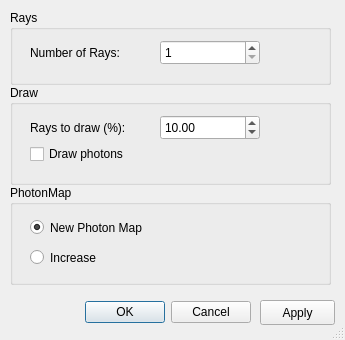
<ui version="4.0" >
 <class>RayTraceDialog</class>
 <widget class="QDialog" name="RayTraceDialog" >
  <property name="geometry" >
   <rect>
    <x>0</x>
    <y>0</y>
    <width>345</width>
    <height>340</height>
   </rect>
  </property>
  <property name="windowTitle" >
   <string>Options</string>
  </property>
  <property name="sizeGripEnabled" >
   <bool>true</bool>
  </property>
  <widget class="QGroupBox" name="raysGroupBox" >
   <property name="geometry" >
    <rect>
     <x>10</x>
     <y>10</y>
     <width>321</width>
     <height>75</height>
    </rect>
   </property>
   <property name="title" >
    <string>Rays</string>
   </property>
   <widget class="QLabel" name="numberRaysLabel" >
    <property name="geometry" >
     <rect>
      <x>20</x>
      <y>30</y>
      <width>100</width>
      <height>25</height>
     </rect>
    </property>
    <property name="text" >
     <string>Number of Rays:</string>
    </property>
   </widget>
   <widget class="QSpinBox" name="raysSpinBox" >
    <property name="geometry" >
     <rect>
      <x>150</x>
      <y>30</y>
      <width>100</width>
      <height>25</height>
     </rect>
    </property>
    <property name="layoutDirection" >
     <enum>Qt::LeftToRight</enum>
    </property>
    <property name="minimum" >
     <number>1</number>
    </property>
    <property name="maximum" >
     <number>9999999</number>
    </property>
    <property name="singleStep" >
     <number>1000</number>
    </property>
   </widget>
  </widget>
  <widget class="QGroupBox" name="photonmapGroupBox" >
   <property name="geometry" >
    <rect>
     <x>10</x>
     <y>185</y>
     <width>321</width>
     <height>100</height>
    </rect>
   </property>
   <property name="title" >
    <string>PhotonMap</string>
   </property>
   <widget class="QRadioButton" name="newMapRadioButton" >
    <property name="geometry" >
     <rect>
      <x>20</x>
      <y>30</y>
      <width>150</width>
      <height>25</height>
     </rect>
    </property>
    <property name="text" >
     <string>New Photon Map</string>
    </property>
    <property name="checked" >
     <bool>true</bool>
    </property>
   </widget>
   <widget class="QRadioButton" name="increaseMapRadioButton" >
    <property name="geometry" >
     <rect>
      <x>20</x>
      <y>60</y>
      <width>100</width>
      <height>25</height>
     </rect>
    </property>
    <property name="text" >
     <string>Increase</string>
    </property>
   </widget>
  </widget>
  <widget class="QDialogButtonBox" name="buttonBox" >
   <property name="geometry" >
    <rect>
     <x>30</x>
     <y>300</y>
     <width>221</width>
     <height>25</height>
    </rect>
   </property>
   <property name="standardButtons" >
    <set>QDialogButtonBox::Cancel|QDialogButtonBox::Ok</set>
   </property>
  </widget>
  <widget class="QPushButton" name="applyPushButton" >
   <property name="geometry" >
    <rect>
     <x>260</x>
     <y>300</y>
     <width>75</width>
     <height>25</height>
    </rect>
   </property>
   <property name="text" >
    <string>Apply</string>
   </property>
  </widget>
  <widget class="QGroupBox" name="raysGroupBox_2" >
   <property name="geometry" >
    <rect>
     <x>10</x>
     <y>85</y>
     <width>321</width>
     <height>100</height>
    </rect>
   </property>
   <property name="title" >
    <string>Draw</string>
   </property>
   <widget class="QLabel" name="numberRaysLabel_2" >
    <property name="geometry" >
     <rect>
      <x>20</x>
      <y>30</y>
      <width>100</width>
      <height>25</height>
     </rect>
    </property>
    <property name="text" >
     <string>Rays to draw (%):</string>
    </property>
   </widget>
   <widget class="QCheckBox" name="photonsCheckBox" >
    <property name="geometry" >
     <rect>
      <x>20</x>
      <y>60</y>
      <width>100</width>
      <height>18</height>
     </rect>
    </property>
    <property name="text" >
     <string>Draw photons</string>
    </property>
   </widget>
   <widget class="QDoubleSpinBox" name="drawSpinBox" >
    <property name="geometry" >
     <rect>
      <x>150</x>
      <y>30</y>
      <width>100</width>
      <height>25</height>
     </rect>
    </property>
    <property name="maximum" >
     <double>100.000000000000000</double>
    </property>
    <property name="singleStep" >
     <double>5.000000000000000</double>
    </property>
    <property name="value" >
     <double>10.000000000000000</double>
    </property>
   </widget>
  </widget>
 </widget>
 <resources/>
 <connections>
  <connection>
   <sender>buttonBox</sender>
   <signal>accepted()</signal>
   <receiver>RayTraceDialog</receiver>
   <slot>accept()</slot>
   <hints>
    <hint type="sourcelabel" >
     <x>143</x>
     <y>322</y>
    </hint>
    <hint type="destinationlabel" >
     <x>179</x>
     <y>175</y>
    </hint>
   </hints>
  </connection>
  <connection>
   <sender>buttonBox</sender>
   <signal>rejected()</signal>
   <receiver>RayTraceDialog</receiver>
   <slot>reject()</slot>
   <hints>
    <hint type="sourcelabel" >
     <x>143</x>
     <y>322</y>
    </hint>
    <hint type="destinationlabel" >
     <x>179</x>
     <y>175</y>
    </hint>
   </hints>
  </connection>
 </connections>
</ui>
